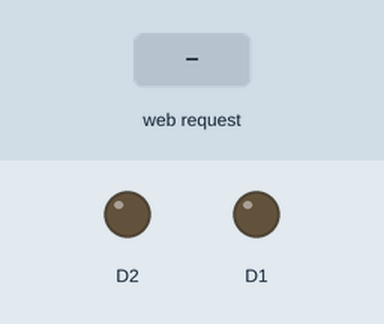
The sketch below on a simulated ESP8266 (NodeMCU). Parts: output pins drawn as LEDs (lit = HIGH). The inputs (shaded band) are chosen by the test bench. WiFi joins after 1.5 s; servers stay silent unless stated; what the sketch prints to the serial monitor is not drawn.

Above: at 2.7 s.
2.8 s: HTTP request GET /5/on received
At 3.2 s:
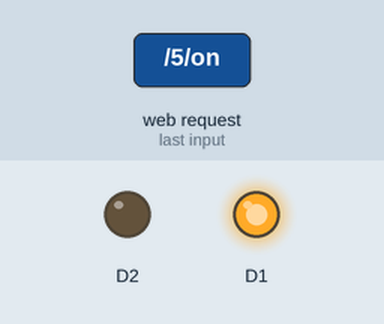
4.3 s: HTTP request GET /4/on received
At 5.5 s:
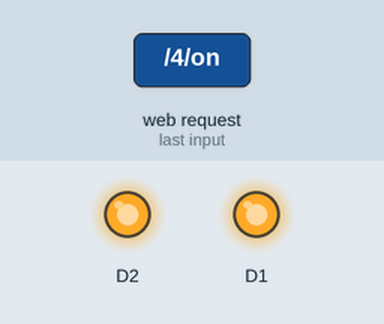
5.8 s: HTTP request GET /5/off received
At 6.7 s:
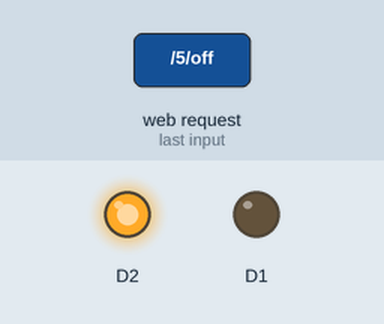
7.3 s: HTTP request GET /4/off received
At 7.8 s:
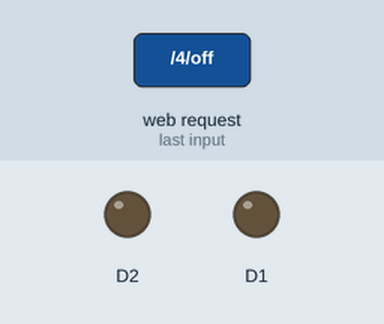
Timing chart, 0 to 9.8 s (numbered marks = the images above; inputs shaded):
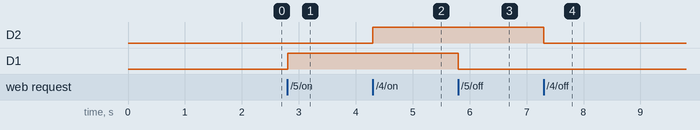

The sketch:

webServer.ino
```cpp
#include "wifi.h"
#include "gpio.h"
#include "webserver.h"

void setup()
{
    Serial.begin(115200);

    conectarWiFi();

    iniciarGPIO();

    iniciarServidor();
}

void loop()
{
    processarServidor();
}
```

html.h
```cpp
#ifndef HTML_H
#define HTML_H

#include <Arduino.h>

String gerarPagina(String estado1, String estado2)
{
    String html;

    html += "<!DOCTYPE html>";
    html += "<html>";

    html += "<head>";
    html += "<meta name='viewport' content='width=device-width, initial-scale=1'>";

    html += "<style>";
    html += "body{font-family:Verdana;text-align:center;}";
    html += ".button{padding:16px 40px;font-size:30px;}";
    html += "</style>";

    html += "</head>";

    html += "<body>";

    html += "<h1>Servidor Web ESP8266</h1>";

    html += "<h2>D1</h2>";
    html += "<p>Estado: " + estado1 + "</p>";

    if(estado1 == "off")
        html += "<a href='/5/on'><button class='button'>ON</button></a>";
    else
        html += "<a href='/5/off'><button class='button'>OFF</button></a>";

    html += "<h2>D2</h2>";
    html += "<p>Estado: " + estado2 + "</p>";

    if(estado2 == "off")
        html += "<a href='/4/on'><button class='button'>ON</button></a>";
    else
        html += "<a href='/4/off'><button class='button'>OFF</button></a>";

    html += "</body>";
    html += "</html>";

    return html;
}

#endif
```

webServer.cpp
```cpp
#include <ESP8266WiFi.h>

#include "webserver.h"
#include "gpio.h"
#include "html.h"

WiFiServer server(80);

String header;

void iniciarServidor()
{
    server.begin();

    Serial.println("Servidor iniciado");
}

void processarServidor()
{
    WiFiClient client = server.available();

    if(!client)
        return;

    while(client.connected())
    {
        if(client.available())
        {
            char c = client.read();

            header += c;

            if(c == '\n')
            {
                if(header.indexOf("GET /5/on") >= 0)
                    ligarD1();

                else if(header.indexOf("GET /5/off") >= 0)
                    desligarD1();

                else if(header.indexOf("GET /4/on") >= 0)
                    ligarD2();

                else if(header.indexOf("GET /4/off") >= 0)
                    desligarD2();

                client.println("HTTP/1.1 200 OK");
                client.println("Content-type:text/html");
                client.println();

                client.println(
                    gerarPagina(
                        estadoD1(),
                        estadoD2()
                    )
                );

                client.println();

                break;
            }
        }
    }

    header = "";

    client.stop();
}
```

webServer.h
```cpp
#ifndef WEBSERVER_H
#define WEBSERVER_H

void iniciarServidor();
void processarServidor();

#endif
```

wifi.cpp
```cpp
#include <ESP8266WiFi.h>
#include "config.h"
#include "wifi.h"

void conectarWiFi()
{
    WiFi.mode(WIFI_STA);
    WiFi.begin(WLAN_SSID, WLAN_PASS);

    Serial.print("Conectando");

    while (WiFi.status() != WL_CONNECTED)
    {
        delay(500);
        Serial.print(".");
    }

    Serial.println();
    Serial.println();
    Serial.print("Conectado | Endereço IP: ");
    Serial.println(WiFi.localIP());
}
```

wifi.h
```cpp
#ifndef WIFI_H
#define WIFI_H

void conectarWiFi();

#endif
```

config.h
```cpp
#ifndef CONFIG_H
#define CONFIG_H

// --- CONFIGURAÇÕES DA REDE SEM FIO  ---
#define WLAN_SSID "SUA_REDE_SEM_FIO"
#define WLAN_PASS "SENHA_DA_REDE"

// --- HOSTNAME DO DISPOSITIVO ---
#define HOSTNAME "NOME_DO_GRUPO"

#endif
```

gpio.cpp
```cpp
#include <Arduino.h>
#include "gpio.h"

String d1 = "off";
String d2 = "off";

void iniciarGPIO()
{
    pinMode(D1, OUTPUT);
    pinMode(D2, OUTPUT);

    digitalWrite(D1, LOW);
    digitalWrite(D2, LOW);
}

void ligarD1()
{
    digitalWrite(D1, HIGH);
    d1 = "on";
}

void desligarD1()
{
    digitalWrite(D1, LOW);
    d1 = "off";
}

void ligarD2()
{
    digitalWrite(D2, HIGH);
    d2 = "on";
}

void desligarD2()
{
    digitalWrite(D2, LOW);
    d2 = "off";
}

String estadoD1()
{
    return d1;
}

String estadoD2()
{
    return d2;
}
```

gpio.h
```cpp
#ifndef GPIO_H
#define GPIO_H

void iniciarGPIO();

void ligarD1();
void desligarD1();

void ligarD2();
void desligarD2();

String estadoD1();
String estadoD2();

#endif
```

Measured:
- after the input at 2.8 s, D1: LOW → HIGH at once
- after the input at 4.3 s, D2: LOW → HIGH at once
- after the input at 5.8 s, D1: HIGH → LOW at once
- after the input at 7.3 s, D2: HIGH → LOW at once
